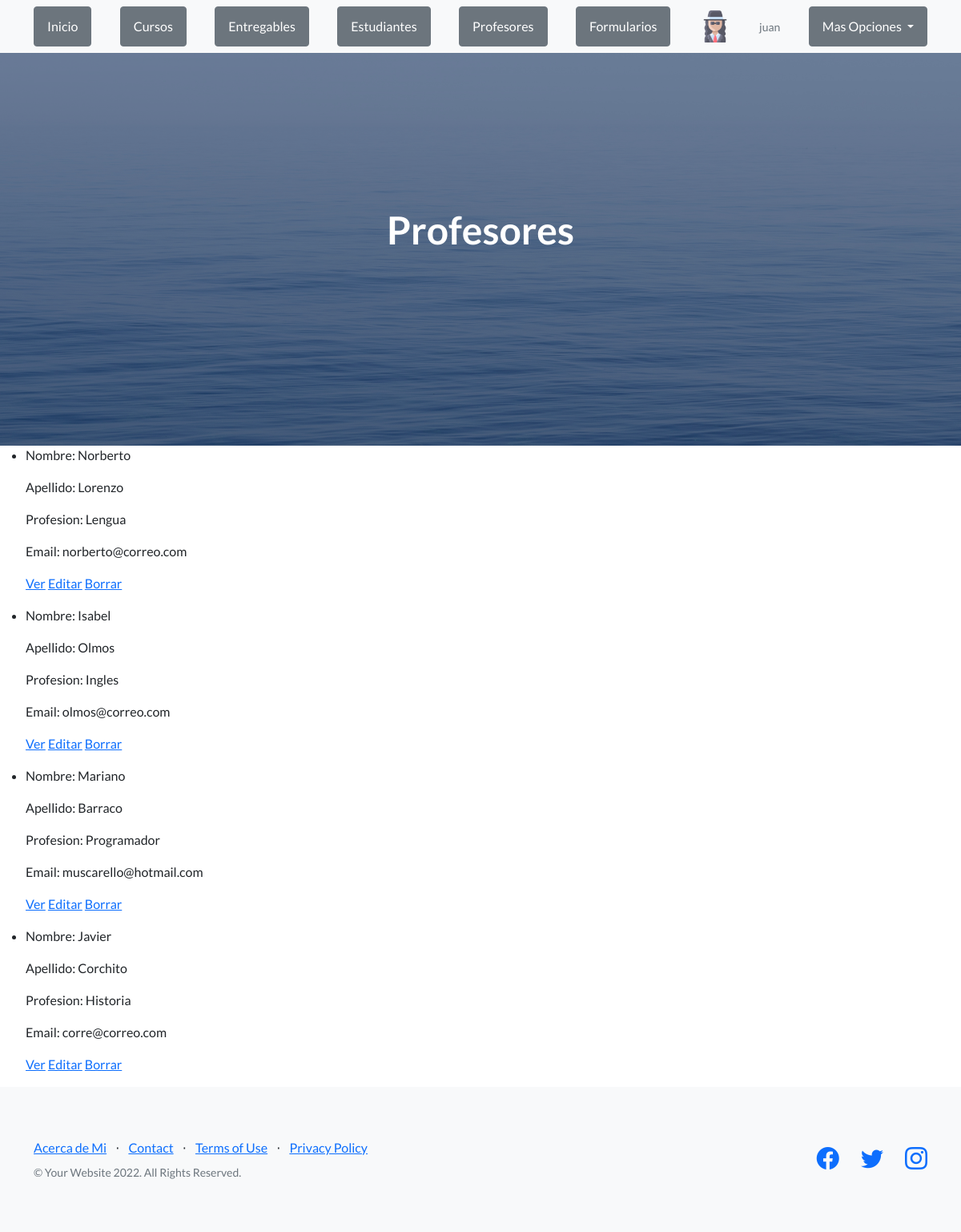
Page /AppWeb/listProfesor (signed in) on the committed database.
### AppWeb/models.py (models this page shows, shortened)
class Profesor(models.Model):
    nombre = models.CharField(max_length=30)
    apellido = models.CharField(max_length=30)
    email = models.EmailField(max_length = 30, default="corre@correo.com")
    profesion = models.CharField(max_length=30)

### AppWeb/views.py (the view)
# urls.py: path("listProfesor", ListProfesor.as_view(), name="listProfesor"),
class ListProfesor(LoginRequiredMixin, ListView):
    model = Profesor
    template_name = "AppWeb/listProfesores.html"
    def get_context_data(self):
        avatar = Avatar.objects.filter(user=self.request.user).first()
        if avatar is not None:
            contexto = {
                "avatar": avatar.imagen.url,
                "profesores": Profesor.objects.all()
                }
        else:
            contexto = {}
        return contexto

### AppWeb/templates/AppWeb/listProfesores.html (shortened to what this page needs)
{% extends "AppWeb/padre.html" %}
{% load static %}
{% block contenidoQueCambia %}
<header class="masthead">
    <div class="container position-relative">
        <div class="row justify-content-center">
            <div class="col-xl-6">
                <div class="text-center text-white">
                    <h1 class="mb-5">Profesores</h1>
                </div>
            </div>
        </div>
    </div>
</header>
<ul>
    {% for profersor in profesores %}
    <li>
        <p>Nombre: {{profersor.nombre}}</p>
        <p>Apellido: {{profersor.apellido}}</p>
        <p>Profesion: {{profersor.profesion}}</p>
        <p>Email: {{profersor.email}}</p>
        <p>
            <a href="{% url 'detailProfesor' profersor.id %}">Ver</a>
            <a href="{% url 'profesorEditar' profersor.id %}">Editar</a>
            <a href="{% url 'profesorDelete' profersor.id %}">Borrar</a>
        </p>
    </li>
    {% endfor %}
</ul>
{% endblock %}

### AppWeb/templates/AppWeb/padre.html (shortened to what this page needs)
<html lang="en">
    <head>
        {% load static %}
        <link href="https://cdn.jsdelivr.net/npm/bootstrap-icons@1.5.0/font/bootstrap-icons.css" rel="stylesheet" type="text/css" />
        <link href="{% static 'AppWeb/css/styles.css' %}" rel="stylesheet" />
    </head>
    <body>
        <nav class="navbar navbar-light bg-light static-top">
            <div class="container">
                {% if request.user.is_authenticated %}
                    <a class="btn btn-secondary" href="{% url 'Padre' %}">Inicio</a>
                    <a class="btn btn-secondary" href="{% url 'listCurso' %}">Cursos</a>
                    <a class="btn btn-secondary" href="{% url 'listEntregable' %}">Entregables</a>
                    <a class="btn btn-secondary" href="{% url 'listEstudiante' %}">Estudiantes</a>
                    <a class="btn btn-secondary" href="{% url 'listProfesor' %}">Profesores</a>
                    <a class="btn btn-secondary" href="{% url 'Formulario' %}">Formularios</a>
                    <div class="logo Ib7Efc">
                        <a href="{% url 'Padre' %}" data-hveid="9"><img src="{{ avatar }}" height="40" ></a>
                    </div>
                    <p class="text-muted small mb-4 mb-lg-0">{{user}}</p>
                    <div class="dropdown">
                        <button class="btn btn-secondary dropdown-toggle" type="button" id="dropdownmenu" data-bs-toggle="dropdown" aria-expanded="false">
                        Mas Opciones
                        </button>
                    {% endif%}
            </div>
        </nav>
        {% block contenidoQueCambia %}{% endblock %}
        <footer class="footer bg-light">
            <div class="container">
                <div class="row">
                    <div class="col-lg-6 h-100 text-center text-lg-start my-auto">
                        <ul class="list-inline mb-2">
                            <li class="list-inline-item"><a href="{% url 'acercaDeMi' %}">Acerca de Mi</a></li>
                            <li class="list-inline-item">⋅</li>
                            <li class="list-inline-item"><a href="#!">Contact</a></li>
                            <li class="list-inline-item">⋅</li>
                            <li class="list-inline-item"><a href="#!">Terms of Use</a></li>
                            <li class="list-inline-item">⋅</li>
                            <li class="list-inline-item"><a href="#!">Privacy Policy</a></li>
                        </ul>
                        <p class="text-muted small mb-4 mb-lg-0">&copy; Your Website 2022. All Rights Reserved.</p>
                    </div>
                    <div class="col-lg-6 h-100 text-center text-lg-end my-auto">
                        <ul class="list-inline mb-0">
                            <li class="list-inline-item me-4">
                                <a href="#!"><i class="bi-facebook fs-3"></i></a>
                            </li>
                            <li class="list-inline-item me-4">
                                <a href="#!"><i class="bi-twitter fs-3"></i></a>
                            </li>
                            <li class="list-inline-item">
                                <a href="#!"><i class="bi-instagram fs-3"></i></a>
                            </li>
                        </ul>
                    </div>
                </div>
            </div>
        </footer>
    </body>
</html>

### rows in the picture
Profesor: nombre "Norberto", apellido "Lorenzo", profesion "Lengua", email "norberto@correo.com"
Profesor: nombre "Isabel", apellido "Olmos", profesion "Ingles", email "olmos@correo.com"
Profesor: nombre "Mariano", apellido "Barraco", profesion "Programador", email "muscarello@hotmail.com"
Profesor: nombre "Javier", apellido "Corchito", profesion "Historia", email "corre@correo.com"

### other values in the picture
{{ user }} "juan"
